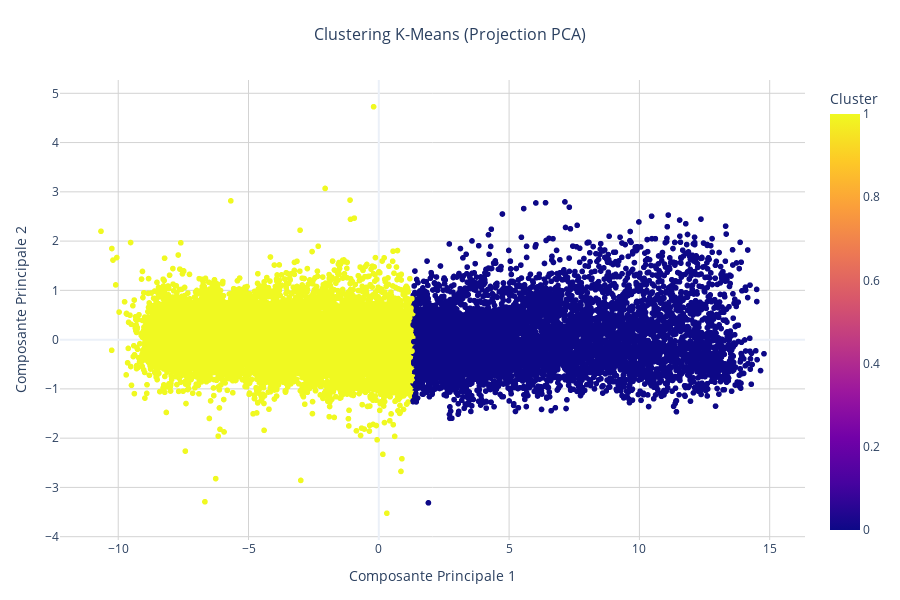

Source (notebook cell):
### Code cell
# 6.4 Visualisation PCA clusters
fig_clusters_pca = px.scatter(
    df_features,
    x=X_pca[:, 0],
    y=X_pca[:, 1],
    color='cluster',
    title='Clustering K-Means (Projection PCA)',
    labels={'x': 'Composante Principale 1', 'y': 'Composante Principale 2', 'cluster': 'Cluster'},
    color_discrete_sequence=list(COLOR_PALETTE.values())
)
fig_clusters_pca.update_layout(
    height=600,
    width=900,
    template='plotly_white',
    title_font_size=16,
    title_x=0.5,
    xaxis=dict(showgrid=True, gridcolor='lightgray', title_font_size=14),
    yaxis=dict(showgrid=True, gridcolor='lightgray', title_font_size=14),
    legend=dict(title_font_size=13, font_size=11),
    margin=dict(l=60, r=40, t=80, b=60)
)
fig_clusters_pca.show()

### Figure 1 — Plotly figure (JSON) as saved in the notebook; plotly's stock layout.template omitted (floating-point values rounded to 4 significant figures; data arrays with more than 128 entries replaced by an {"elided": "..."} marker saying what was removed)
{"data": [{"hovertemplate": "Composante Principale 1=%{x}<br>Composante Principale 2=%{y}<br>Cluster=%{marker.color}<extra></extra>", "legendgroup": "", "marker": {"color": {"elided": "20631 int values"}, "coloraxis": "coloraxis", "symbol": "circle"}, "mode": "markers", "name": "", "showlegend": false, "type": "scattergl", "x": {"elided": "20631 float values"}, "xaxis": "x", "y": {"elided": "20631 float values"}, "yaxis": "y"}], "layout": {"coloraxis": {"colorbar": {"title": {"text": "Cluster"}}, "colorscale": [[0, "#0d0887"], [0.1111, "#46039f"], [0.2222, "#7201a8"], [0.3333, "#9c179e"], [0.4444, "#bd3786"], [0.5556, "#d8576b"], [0.6667, "#ed7953"], [0.7778, "#fb9f3a"], [0.8889, "#fdca26"], [1, "#f0f921"]]}, "height": 600, "legend": {"font": {"size": 11}, "title": {"font": {"size": 13}}, "tracegroupgap": 0}, "margin": {"b": 60, "l": 60, "r": 40, "t": 80}, "title": {"font": {"size": 16}, "text": "Clustering K-Means (Projection PCA)", "x": 0.5}, "width": 900, "xaxis": {"anchor": "y", "domain": [0, 1], "gridcolor": "lightgray", "showgrid": true, "title": {"font": {"size": 14}, "text": "Composante Principale 1"}}, "yaxis": {"anchor": "x", "domain": [0, 1], "gridcolor": "lightgray", "showgrid": true, "title": {"font": {"size": 14}, "text": "Composante Principale 2"}}}}
